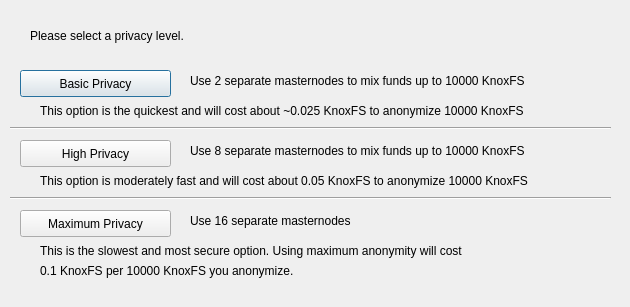
<?xml version="1.0" encoding="UTF-8"?>
<ui version="4.0">
 <class>ObfuscationConfig</class>
 <widget class="QDialog" name="ObfuscationConfig">
  <property name="geometry">
   <rect>
    <x>0</x>
    <y>0</y>
    <width>630</width>
    <height>307</height>
   </rect>
  </property>
  <property name="windowTitle">
   <string>Configure Obfuscation</string>
  </property>
  <widget class="QPushButton" name="buttonBasic">
   <property name="geometry">
    <rect>
     <x>20</x>
     <y>70</y>
     <width>151</width>
     <height>27</height>
    </rect>
   </property>
   <property name="text">
    <string>Basic Privacy</string>
   </property>
  </widget>
  <widget class="QPushButton" name="buttonHigh">
   <property name="geometry">
    <rect>
     <x>20</x>
     <y>140</y>
     <width>151</width>
     <height>27</height>
    </rect>
   </property>
   <property name="text">
    <string>High Privacy</string>
   </property>
  </widget>
  <widget class="QPushButton" name="buttonMax">
   <property name="geometry">
    <rect>
     <x>20</x>
     <y>210</y>
     <width>151</width>
     <height>27</height>
    </rect>
   </property>
   <property name="text">
    <string>Maximum Privacy</string>
   </property>
  </widget>
  <widget class="QLabel" name="label">
   <property name="geometry">
    <rect>
     <x>30</x>
     <y>20</y>
     <width>571</width>
     <height>31</height>
    </rect>
   </property>
   <property name="text">
    <string>Please select a privacy level.</string>
   </property>
  </widget>
  <widget class="QLabel" name="label_2">
   <property name="geometry">
    <rect>
     <x>190</x>
     <y>70</y>
     <width>421</width>
     <height>21</height>
    </rect>
   </property>
   <property name="text">
    <string>Use 2 separate masternodes to mix funds up to 10000 KnoxFS</string>
   </property>
  </widget>
  <widget class="QLabel" name="label_3">
   <property name="geometry">
    <rect>
     <x>190</x>
     <y>140</y>
     <width>411</width>
     <height>21</height>
    </rect>
   </property>
   <property name="text">
    <string>Use 8 separate masternodes to mix funds up to 10000 KnoxFS</string>
   </property>
  </widget>
  <widget class="QLabel" name="label_4">
   <property name="geometry">
    <rect>
     <x>190</x>
     <y>210</y>
     <width>421</width>
     <height>21</height>
    </rect>
   </property>
   <property name="text">
    <string>Use 16 separate masternodes</string>
   </property>
  </widget>
  <widget class="QLabel" name="label_6">
   <property name="geometry">
    <rect>
     <x>40</x>
     <y>100</y>
     <width>561</width>
     <height>21</height>
    </rect>
   </property>
   <property name="text">
    <string>This option is the quickest and will cost about ~0.025 KnoxFS to anonymize 10000 KnoxFS</string>
   </property>
  </widget>
  <widget class="QLabel" name="label_7">
   <property name="geometry">
    <rect>
     <x>40</x>
     <y>170</y>
     <width>561</width>
     <height>21</height>
    </rect>
   </property>
   <property name="text">
    <string>This option is moderately fast and will cost about 0.05 KnoxFS to anonymize 10000 KnoxFS</string>
   </property>
  </widget>
  <widget class="QLabel" name="label_8">
   <property name="geometry">
    <rect>
     <x>40</x>
     <y>240</y>
     <width>561</width>
     <height>21</height>
    </rect>
   </property>
   <property name="text">
    <string>This is the slowest and most secure option. Using maximum anonymity will cost</string>
   </property>
  </widget>
  <widget class="QLabel" name="label_9">
   <property name="geometry">
    <rect>
     <x>40</x>
     <y>260</y>
     <width>561</width>
     <height>21</height>
    </rect>
   </property>
   <property name="text">
    <string>0.1 KnoxFS per 10000 KnoxFS you anonymize.</string>
   </property>
  </widget>
  <widget class="Line" name="line">
   <property name="geometry">
    <rect>
     <x>10</x>
     <y>120</y>
     <width>601</width>
     <height>16</height>
    </rect>
   </property>
   <property name="orientation">
    <enum>Qt::Horizontal</enum>
   </property>
  </widget>
  <widget class="Line" name="line_2">
   <property name="geometry">
    <rect>
     <x>10</x>
     <y>190</y>
     <width>601</width>
     <height>16</height>
    </rect>
   </property>
   <property name="orientation">
    <enum>Qt::Horizontal</enum>
   </property>
  </widget>
 </widget>
 <resources/>
 <connections/>
</ui>
